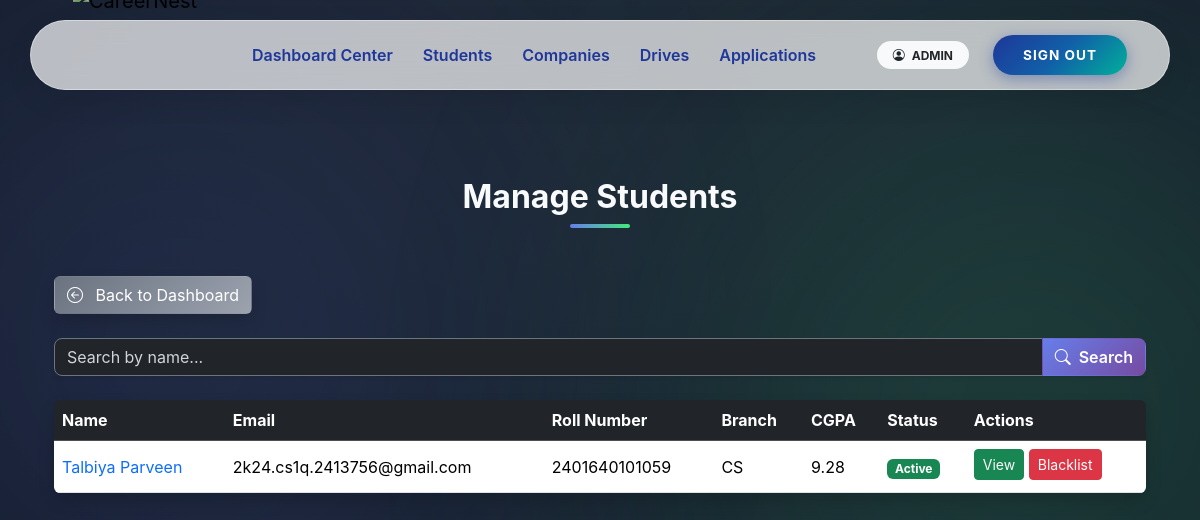
Page /admin/students (signed in) on the earlier database version.
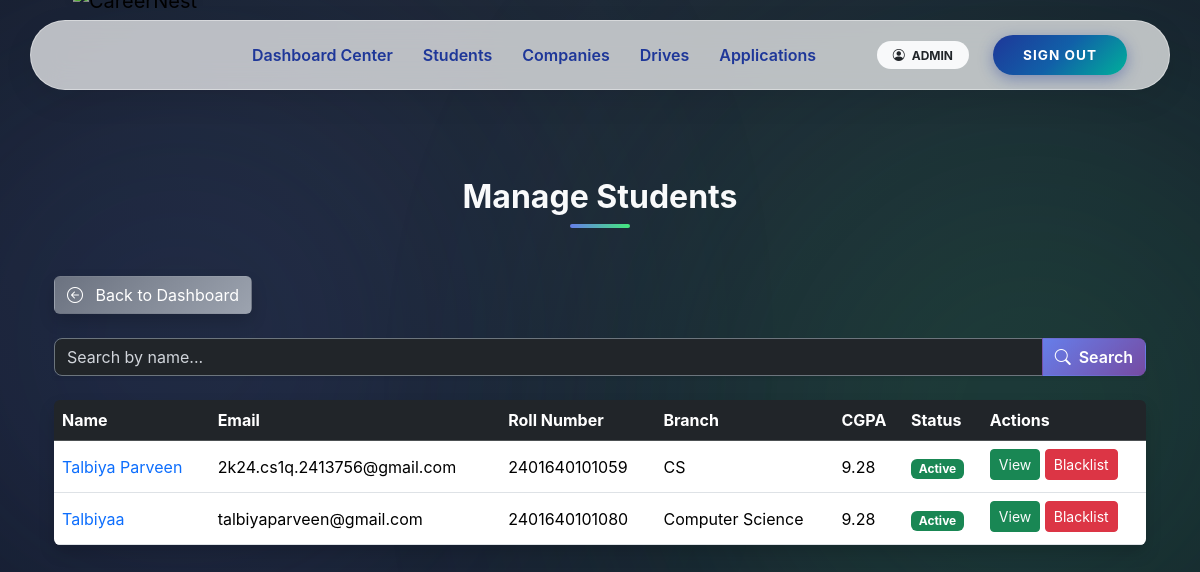
Same page on the later database version.
### app/models.py (models this page shows, shortened)
class User(UserMixin, db.Model):
    __tablename__ = "users"
    user_id = db.Column(db.Integer, primary_key=True)
    email = db.Column(db.String(120), unique=True, nullable=False)
    password_hash = db.Column(db.String(255), nullable=False)
    role = db.Column(db.String(20), nullable=False)
    is_active = db.Column(db.Boolean, default=True)
    is_approved = db.Column(db.Boolean, default=False)
    is_blacklisted = db.Column(db.Boolean, default=False)
    created_at = db.Column(db.DateTime, default=datetime.utcnow)
    student = db.relationship(
        "Student",
        back_populates="user",
        uselist=False,
        cascade="all, delete-orphan"
    )
    company = db.relationship(
        "Company",
        back_populates="user",
        uselist=False,
        cascade="all, delete-orphan"
    )
    admin = db.relationship(
        "Admin",
        back_populates="user",
        uselist=False,
        cascade="all, delete-orphan"
    )

class Student(db.Model):
    __tablename__ = "students"
    user_id = db.Column(
        db.Integer,
        db.ForeignKey("users.user_id", ondelete="CASCADE"),
        primary_key=True
    )
    full_name = db.Column(db.String(100), nullable=False)
    roll_number = db.Column(db.String(50), unique=True, nullable=False, index=True)
    graduation_year = db.Column(db.Integer, nullable=False)
    cgpa = db.Column(db.Float)
    tenth_marks = db.Column(db.Float)
    twelfth_marks = db.Column(db.Float)
    dob = db.Column(db.Date)
    year = db.Column(db.Integer)
    resume_filename = db.Column(db.String(200))
    phone = db.Column(db.String(20))
    address = db.Column(db.Text)
    skills = db.Column(db.Text)
    course = db.Column(db.String(100))
    branch = db.Column(db.String(100))
    created_at = db.Column(db.DateTime, default=datetime.utcnow)
    user = db.relationship("User", back_populates="student")
    applications = db.relationship(
        "Application",
        back_populates="student",
        cascade="all, delete-orphan"
    )

### app/admin/routes.py (the view)
@admin_bp.route('/students')
@login_required
@role_required('admin')
def students():
    q = request.args.get('q', '').strip()
    query = User.query.filter_by(role='student').join(Student)
    if q:
        query = query.filter(Student.full_name.ilike(f'%{q}%'))
    students = query.all()
    return render_template('admin/students.html', students=students, q=q)

### app/utils.py (called while the page is built)
def role_required(required_role):
    def decorator(f):
        @wraps(f)
        def decorated_function(*args, **kwargs):
            if not current_user.is_authenticated:
                abort(401)
            if current_user.role != required_role:
                abort(403)
            if required_role in ["student", "company"] and not current_user.is_approved:
                abort(403)
            if current_user.is_blacklisted:
                abort(403)
            return f(*args, **kwargs)
        return decorated_function
    return decorator

### app/templates/admin/students.html (shortened to what this page needs)
{% extends 'base.html' %}
{% block content %}
<div class="dashboard-bg">
  <div class="container position-relative">
    <h2 class="section-heading text-center mb-5">Manage Students</h2>
    <a href="{{ url_for('admin.dashboard') }}" class="btn btn-gradient-secondary mb-4 shadow hover-glow text-white">
      <i class="bi bi-arrow-left-circle me-2"></i> Back to Dashboard
    </a>
    <form method="GET" class="mb-4">
      <div class="input-group shadow-sm">
        <input type="text" name="q" class="form-control bg-dark text-white border border-secondary" placeholder="Search by name..." value="{{ q }}">
        <button class="btn btn-gradient-primary text-white" type="submit"><i class="bi bi-search me-1"></i> Search</button>
      </div>
    </form>
    {% if students %}
    <div class="table-responsive shadow rounded">
      <table class="table table-hover align-middle mb-0 text-white">
        <thead class="table-dark">
          <tr>
            <th>Name</th>
            <th>Email</th>
            <th>Roll Number</th>
            <th>Branch</th>
            <th>CGPA</th>
            <th>Status</th>
            <th>Actions</th>
          </tr>
        </thead>
        <tbody>
          {% for user in students %}
          <tr class="align-middle">
            <td>
              <a href="{{ url_for('admin.student_detail', user_id=user.user_id) }}" class="text-primary text-decoration-none">
                {{ user.student.full_name if user.student else 'N/A' }}
              </a>
            </td>
            <td>{{ user.email }}</td>
            <td>{{ user.student.roll_number if user.student else 'N/A' }}</td>
            <td>{{ user.student.branch if user.student else 'N/A' }}</td>
            <td>{{ user.student.cgpa if user.student else 'N/A' }}</td>
            <td>
              {% if user.is_blacklisted %}
              <span class="badge bg-danger">Blacklisted</span>
              {% else %}
              <span class="badge bg-success">Active</span>
              {% endif %}
            </td>
            <td>
              <a href="{{ url_for('admin.student_detail', user_id=user.user_id) }}" class="btn btn-success btn-sm mb-1">View</a>
              <form action="{{ url_for('admin.blacklist_student', user_id=user.user_id) }}" method="POST" style="display:inline;">
                {% if user.is_blacklisted %}
                <button type="submit" class="btn btn-success btn-sm mb-1">Unblacklist</button>
                {% else %}
                <button type="submit" class="btn btn-danger btn-sm mb-1">Blacklist</button>
                {% endif %}
              </form>
            </td>
          </tr>
          {% endfor %}
        </tbody>
      </table>
    </div>
    {% else %}
    <div class="alert alert-info shadow rounded">No students found.</div>
    {% endif %}
  </div>
</div>
{% endblock %}

Differences in the rows shown:
added User: student "Talbiyaa", email "talbiyaparveen@gmail.com", student "2401640101080", student "Computer Science", student "9.28", is_blacklisted "Active"
